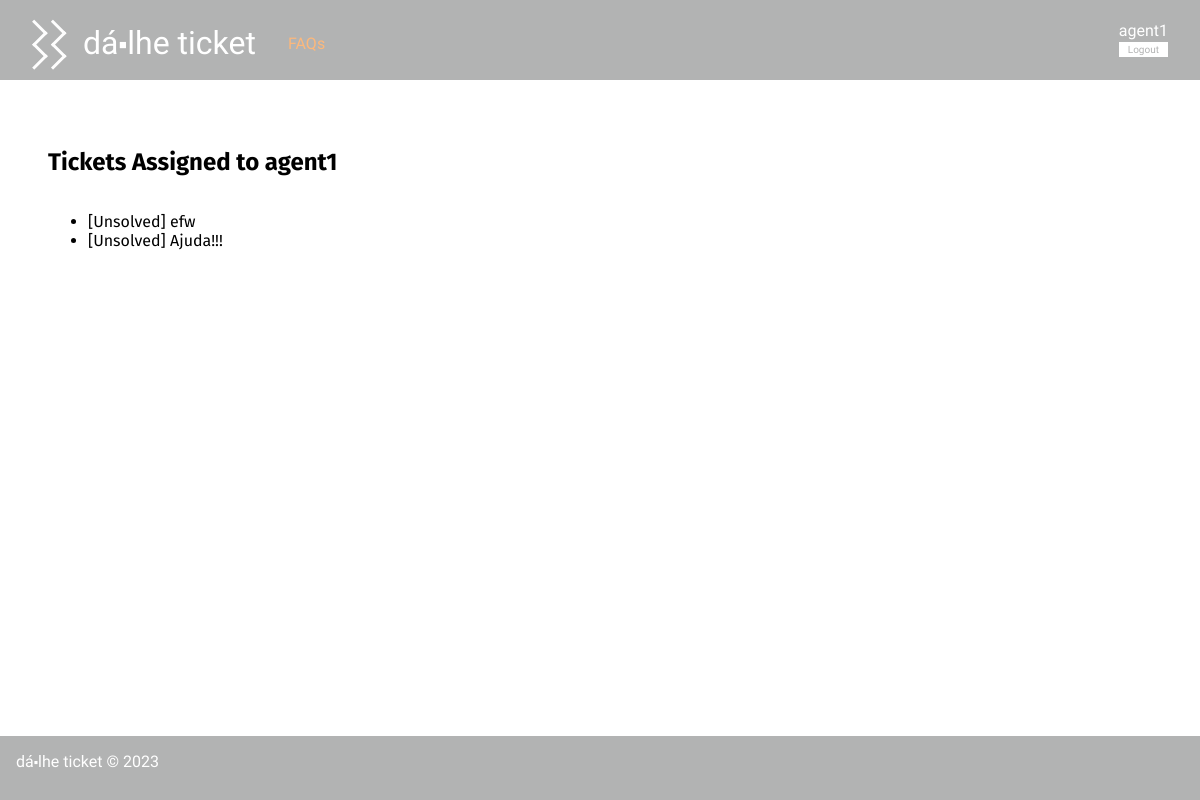
Page /pages/agent_tickets.php (signed in) on the earlier database version.
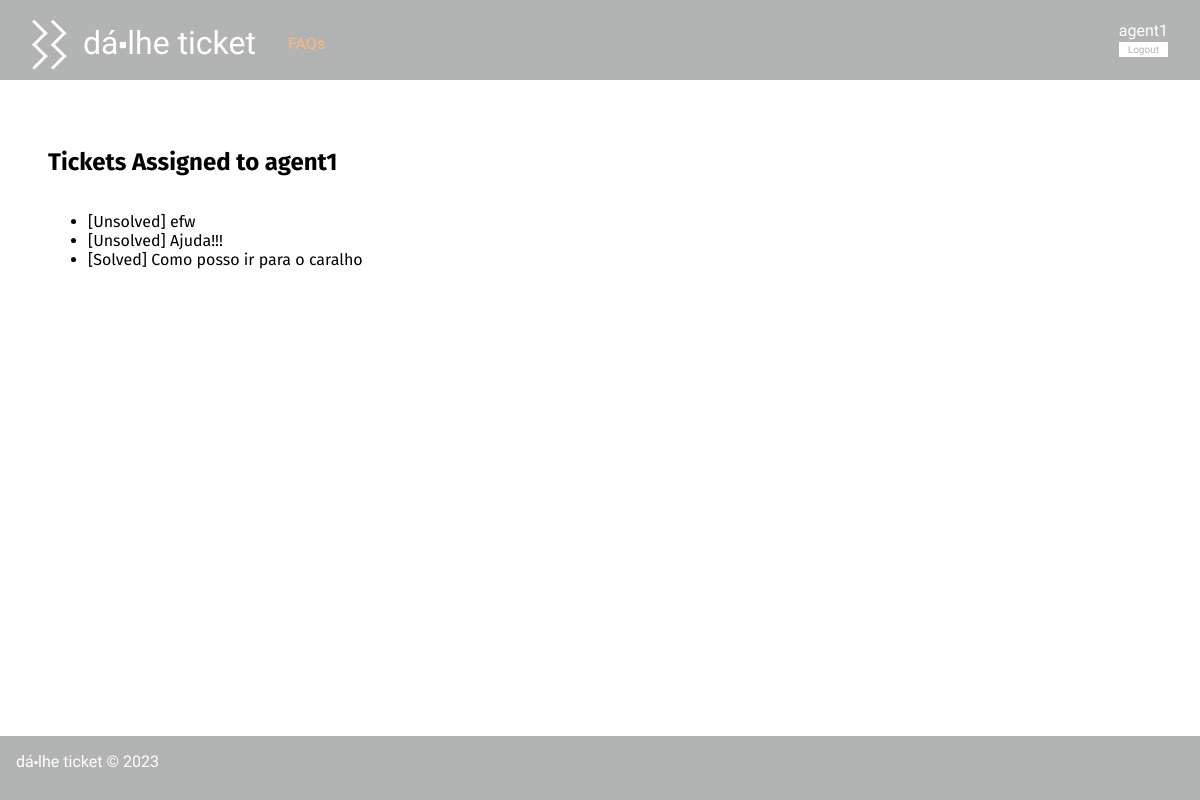
Same page on the later database version.
### tables this page shows
CREATE TABLE Ticket(
   id integer primary key autoincrement,
   title varchar(60) not null,
   client varchar(20) not null,
   agent varchar(20),
   status varchar(10) not null,
   department varchar(20),
   foreign key (client) references User(username),
   foreign key (agent) references User(username),
   foreign key (department) references Department(name)
);

### pages/agent_tickets.php (called while the page is built, shortened)
<?php
    require_once(__DIR__ . '/../templates/common.tpl.php');
    require_once(__DIR__ . '/../templates/ticket.tpl.php');
    require_once(__DIR__ . '/../utils/session.php');
    $session = new Session();
    $db = getDatabaseConnection();
    $user = $session->getName();
    $tickets = Ticket::getAllTicketsFromAgent($db, $session->getName());
    drawTicketList($tickets, "Tickets Assigned to $user");
?>

### database/ticket.class.php (called while the page is built, shortened)
<?php
    class Ticket {
        public function __construct(int $id, string $title, string $client, ?string $agent, string $status, string $department) {
            $this->id = $id;
            $this->title = $title;
            $this->status = $status;
        }
        static public function getAllTicketsFromAgent(PDO $db, string $client) : array {
            $stmt = $db->prepare('SELECT * from Ticket WHERE agent = ?');
            $stmt->execute(array($client));
            $tickets = array();
            while ($ticket = $stmt->fetch()) {
                $tickets[] = new Ticket(
                    $ticket['id'],
                    $ticket['title'],
                    $ticket['client'],
                    $ticket['agent'],
                    $ticket['status'],
                    $ticket['department']);
            }
            return $tickets;
        }
    }
?>

### utils/session.php (called while the page is built, shortened)
<?php
  class Session {
    public function getName() : ?string {
      return isset($_SESSION['name']) ? $_SESSION['name'] : null;
    }
  }
?>

### templates/ticket.tpl.php (the view, shortened to what this page needs)
<?php
    require_once(__DIR__ . '/../database/ticket.class.php');
?>
<?php function drawTicketList(array $tickets, string $title = '') : void {
    if($title != '') {
        echo "<h2>$title</h2>";
    }
    ?>
    <ul class="ticket_list">
    <?php foreach ($tickets as $ticket) {?>
        <li><a href="../pages/ticket.php?id=<?= $ticket->id?>">[<?= $ticket->status?>] <?= $ticket->title?></a></li>
    <?php }?>
    </ul>
<?php }?>

Differences in the rows shown:
now on this page (row edited): ticket: status "Solved", title "Como posso ir para o caralho"
